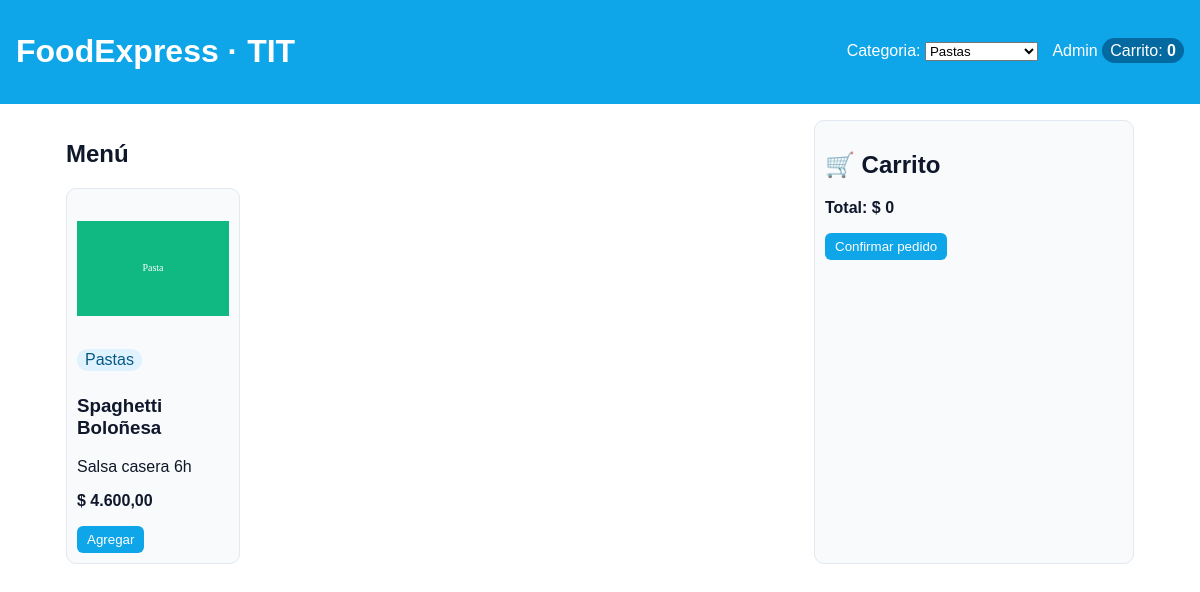
/index.php?cat=3, run on the app's committed database.
### tables this page shows
CREATE TABLE TIT_productos (
  id INT AUTO_INCREMENT PRIMARY KEY,
  nombre VARCHAR(120) NOT NULL,
  descripcion TEXT,
  precio DECIMAL(10,2) NOT NULL,
  imagen VARCHAR(255) DEFAULT NULL,
  categoria_id INT NOT NULL,
  FOREIGN KEY (categoria_id) REFERENCES TIT_categorias(id) ON DELETE RESTRICT
);

CREATE TABLE TIT_categorias (
  id INT AUTO_INCREMENT PRIMARY KEY,
  nombre VARCHAR(80) NOT NULL
);

### index.php (the view, shortened to what this page needs)
<?php include(__DIR__.'/includes/TIT_conexion.php'); ?>
<!doctype html>
<html lang="es">
<head>
<link rel="stylesheet" href="css/TIT_estilos.css">
</head>
<body>
<header class="top">
  <h1>FoodExpress · TIT</h1>
  <nav>
    <form method="get" class="inl">
      <label>Categoria:
        <select name="cat" onchange="this.form.submit()">
          <?php
            $catSel = isset($_GET['cat']) ? (int)$_GET['cat'] : 0;
            $rc = mysqli_query($TIT_conn,"SELECT id,nombre FROM TIT_categorias ORDER BY nombre");
            while($c = mysqli_fetch_assoc($rc)){
              $sel = ($catSel== (int)$c['id']) ? "selected" : "";
              echo "<option value='{$c['id']}' $sel>".htmlspecialchars($c['nombre'])."</option>";
            }
          ?>
        </select>
      </label>
    </form>
    <a href="includes/TIT_admin.php">Admin</a>
    <span class="badge">Carrito: <b id="TIT_badge">0</b></span>
  </nav>
</header>
<main class="wrap">
  <section class="menu">
    <h2>Menú</h2>
    <div class="grid">
      <?php
        if($catSel>0){
          $q = "SELECT p.id,p.nombre,p.descripcion,p.precio,p.imagen,c.nombre AS categoria
                FROM TIT_productos p JOIN TIT_categorias c ON c.id=p.categoria_id
                WHERE p.categoria_id=$catSel ORDER BY p.nombre";
        } else {
          $q = "SELECT p.id,p.nombre,p.descripcion,p.precio,p.imagen,c.nombre AS categoria
                FROM TIT_productos p JOIN TIT_categorias c ON c.id=p.categoria_id
                ORDER BY c.nombre,p.nombre";
        }
        $res = mysqli_query($TIT_conn,$q);
        while($p = mysqli_fetch_assoc($res)){
          $n = htmlspecialchars($p['nombre'],ENT_QUOTES);
          echo "<article class='card'>
            <img src='".($p['imagen'] ?: "TIT_assets/images/pizza.svg")."' alt='{$n}'>
            <span class='chip'>".htmlspecialchars($p['categoria'])."</span>
            <h3>{$n}</h3>
            <p>".htmlspecialchars($p['descripcion'])."</p>
            <p class='precio'>$ ".number_format($p['precio'],2,',','.')."</p>
            <button onclick=\"TIT_add({$p['id']}, '{$n}', {$p['precio']})\">Agregar</button>
          </article>";
        }
      ?>
    </div>
  </section>
  <aside class="carrito card">
    <h2>🛒 Carrito</h2>
    <p class="total">Total: $ <span id="TIT_total">0</span></p>
    <form id="TIT_form" method="post" action="includes/TIT_checkout.php">
      <button type="submit">Confirmar pedido</button>
    </form>
  </aside>
</main>
</body>
</html>

### css/TIT_estilos.css (style rules this page uses)
:root { --bg:#fff;--text:#0f172a;--muted:#64748b;--card:#f8fafc;--accent:#0ea5e9;--border:#e2e8f0 }
* { box-sizing:border-box }
body { margin:0;font-family:Arial,Helvetica,sans-serif;background:var(--bg);color:var(--text) }
.top { display:flex;justify-content:space-between;align-items:center;padding:12px 16px;background:var(--accent);color:#fff }
.top a { color:#fff;text-decoration:none;margin-left:10px }
.inl { display:inline }
.wrap { display:grid;grid-template-columns:1fr 320px;gap:16px;max-width:1100px;margin:16px auto;padding:0 16px }
.grid { display:grid;grid-template-columns:repeat(4,1fr);gap:12px }
.card { border:1px solid var(--border);border-radius:10px;padding:10px;background:var(--card) }
.card img { width:100%;height:140px;object-fit:contain }
.precio { font-weight:bold }
.badge { background:#0369a1;padding:4px 8px;border-radius:999px }
.chip { display:inline-block;background:#e0f2fe;color:#075985;border-radius:999px;padding:2px 8px;margin:6px 0 }
button { background:var(--accent);color:#fff;border:none;padding:6px 10px;border-radius:6px;cursor:pointer }
.total { font-weight:bold }

### data on the page
tit_productos: imagen (picture), categoria.nombre "Pastas", nombre "Spaghetti Boloñesa", descripcion "Salsa casera 6h", precio "4.600,00"

### other printed values
form field cat "Pastas"
